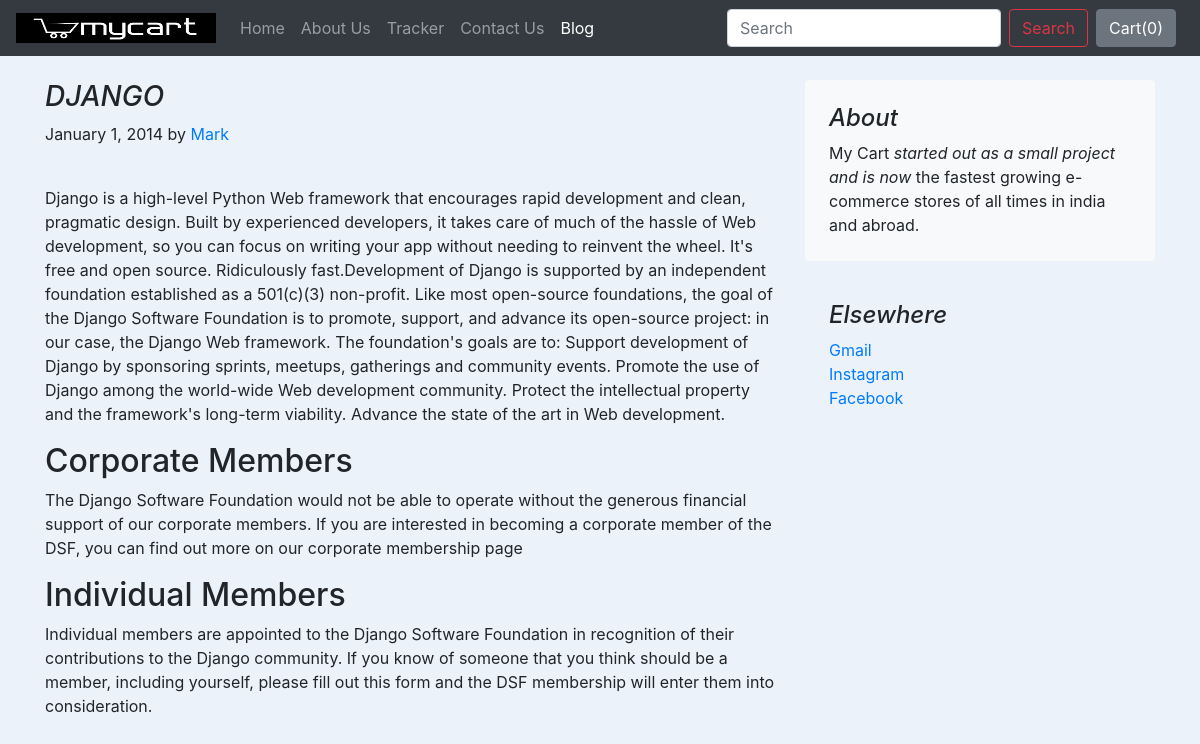
The page /blog/blogpost/1 on the database its author committed.
### blog/models.py (models this page shows)
class Blogpost(models.Model):
    post_id = models.AutoField(primary_key=True)
    title = models.CharField(max_length=50)
    head0 = models.CharField(max_length=500, default="")
    chead0 = models.CharField(max_length=5000, default="")
    head1 = models.CharField(max_length=500, default="")
    chead1 = models.CharField(max_length=5000, default="")
    head2 = models.CharField(max_length=500, default="")
    chead2 = models.CharField(max_length=5000, default="")
    pub_date = models.DateField()
    thumbnail = models.ImageField(upload_to='blog/images', default="")
    def __str__(self):
        return self.title

### blog/views.py (the view)
# urls.py: path("blogpost/<int:id>", views.blogpost, name="blogHome"),
def blogpost(request, id):
    post=Blogpost.objects.filter(post_id = id)[0]
    print(post)
    return render(request, 'blog/blogpost.html',
                  {'post':post})

### blog/templates/blog/blogpost.html (shortened to what this page needs)
{% extends 'blog/basic.html' %}
{% block body %}
<div class="container">
    <div class="row mt-4">
        <div class="col-md-8 blog-main">
            <h3 class="font-italic">
                {{post.title}}
            </h3>
            <div class="blog-post">
                <p class="blog-post-meta">January 1, 2014 by <a href="#">Mark</a></p>
                <div class="fb-like" data-href="http://127.0.0.1:8000/blog/blogpost/{{post.post_id}}" data-width="" data-layout="standard" data-action="like" data-size="large" data-share="true"></div><br>
                <p>{{post.chead0}}</p>
                <h2>{{post.head1}}</h2>
                <p>{{post.chead1}}</p>
                <h2>{{post.head2}}</h2>
                <p>{{post.chead2}}</p>
                <div class="fb-comments" data-href="http://127.0.0.1:8000/blog/blogpost/{{post.post_id}}" data-width="" data-numposts="5"></div><br>
            </div>
        </div>
        <aside class="col-md-4 blog-sidebar">
            <div class="p-4 mb-3 bg-light rounded">
                <h4 class="font-italic">About</h4>
                <p class="mb-0">My Cart <em>started out as a small project and is now</em> the fastest growing e-commerce stores of all times in india and abroad.</p>
            </div>
            <div class="p-4">
                <h4 class="font-italic">Elsewhere</h4>
                <ol class="list-unstyled">
                    <li><a href="https://mail.google.com/mail/u/0/#inbox">Gmail</a></li>
                    <li><a href="https://www.instagram.com/">Instagram</a></li>
                    <li><a href="https://www.facebook.com/">Facebook</a></li>
                </ol>
            </div>
                            <div class="fb-like" data-href="http://127.0.0.1:8000/blog/blogpost/2" data-width="" data-layout="standard" data-action="like" data-size="large" data-share="true"></div><br><br>
        </aside>
    </div>
</div>
{% endblock %}

### rows shown on the page
Blogpost: title "DJANGO", chead0 "Django is a high-level Python Web framework that encourages rapid development and clean, pragmatic design. Built by experienced developers, it takes care of much of the hassle of Web development, so you can focus on writing your app without needing to reinvent the wheel. It's free and open source. Ridiculously fast.Development of Django is supported by an independent foundation established as a 501(c)(3) non-profit. Like most open-source foundations, the goal of the Django Software Foundation is to promote, support, and advance its open-source project: in our case, the Django Web framework. The foundation's goals are to: Support development of Django by sponsoring sprints, meetups,…", head1 "Corporate Members", chead1 "The Django Software Foundation would not be able to operate without the generous financial support of our corporate members. If you are interested in becoming a corporate member of the DSF, you can find out more on our corporate membership page", head2 "Individual Members", chead2 "Individual members are appointed to the Django Software Foundation in recognition of their contributions to the Django community. If you know of someone that you think should be a member, including yourself, please fill out this form and the DSF membership will enter them into consideration."
